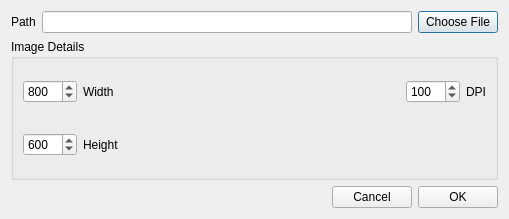
<?xml version="1.0" encoding="UTF-8"?>
<ui version="4.0">
 <class>SavePlotDialog</class>
 <widget class="QDialog" name="SavePlotDialog">
  <property name="geometry">
   <rect>
    <x>0</x>
    <y>0</y>
    <width>509</width>
    <height>219</height>
   </rect>
  </property>
  <property name="sizePolicy">
   <sizepolicy hsizetype="Preferred" vsizetype="Minimum">
    <horstretch>0</horstretch>
    <verstretch>0</verstretch>
   </sizepolicy>
  </property>
  <property name="windowTitle">
   <string>Save Plot</string>
  </property>
  <layout class="QVBoxLayout" name="verticalLayout">
   <item>
    <layout class="QHBoxLayout" name="horizontalLayout_2">
     <item>
      <widget class="QLabel" name="label_4">
       <property name="text">
        <string>Path</string>
       </property>
      </widget>
     </item>
     <item>
      <widget class="QLineEdit" name="filenameLineEdit"/>
     </item>
     <item>
      <widget class="QPushButton" name="fileDialogButton">
       <property name="text">
        <string>Choose File</string>
       </property>
      </widget>
     </item>
    </layout>
   </item>
   <item>
    <widget class="QGroupBox" name="groupBox">
     <property name="title">
      <string>Image Details</string>
     </property>
     <layout class="QVBoxLayout" name="verticalLayout_2">
      <item>
       <layout class="QHBoxLayout" name="horizontalLayout_3">
        <item>
         <widget class="QSpinBox" name="widthSpinBox">
          <property name="minimum">
           <number>100</number>
          </property>
          <property name="maximum">
           <number>4000</number>
          </property>
          <property name="value">
           <number>800</number>
          </property>
         </widget>
        </item>
        <item>
         <widget class="QLabel" name="label">
          <property name="text">
           <string>Width</string>
          </property>
         </widget>
        </item>
        <item>
         <spacer name="horizontalSpacer_2">
          <property name="orientation">
           <enum>Qt::Horizontal</enum>
          </property>
          <property name="sizeHint" stdset="0">
           <size>
            <width>40</width>
            <height>20</height>
           </size>
          </property>
         </spacer>
        </item>
        <item>
         <widget class="QSpinBox" name="dpiSpinBox">
          <property name="minimum">
           <number>1</number>
          </property>
          <property name="maximum">
           <number>1000</number>
          </property>
          <property name="value">
           <number>100</number>
          </property>
         </widget>
        </item>
        <item>
         <widget class="QLabel" name="label_2">
          <property name="text">
           <string>DPI</string>
          </property>
         </widget>
        </item>
       </layout>
      </item>
      <item>
       <layout class="QHBoxLayout" name="horizontalLayout_4">
        <item>
         <widget class="QSpinBox" name="heightSpinBox">
          <property name="minimum">
           <number>100</number>
          </property>
          <property name="maximum">
           <number>4000</number>
          </property>
          <property name="value">
           <number>600</number>
          </property>
         </widget>
        </item>
        <item>
         <widget class="QLabel" name="label_3">
          <property name="text">
           <string>Height</string>
          </property>
         </widget>
        </item>
        <item>
         <spacer name="horizontalSpacer_3">
          <property name="orientation">
           <enum>Qt::Horizontal</enum>
          </property>
          <property name="sizeHint" stdset="0">
           <size>
            <width>40</width>
            <height>20</height>
           </size>
          </property>
         </spacer>
        </item>
       </layout>
      </item>
     </layout>
    </widget>
   </item>
   <item>
    <layout class="QHBoxLayout" name="horizontalLayout">
     <item>
      <spacer name="horizontalSpacer">
       <property name="orientation">
        <enum>Qt::Horizontal</enum>
       </property>
       <property name="sizeHint" stdset="0">
        <size>
         <width>40</width>
         <height>20</height>
        </size>
       </property>
      </spacer>
     </item>
     <item>
      <widget class="QPushButton" name="cancelButton">
       <property name="text">
        <string>Cancel</string>
       </property>
      </widget>
     </item>
     <item>
      <widget class="QPushButton" name="okButton">
       <property name="text">
        <string>OK</string>
       </property>
      </widget>
     </item>
    </layout>
   </item>
  </layout>
 </widget>
 <resources/>
 <connections/>
</ui>
